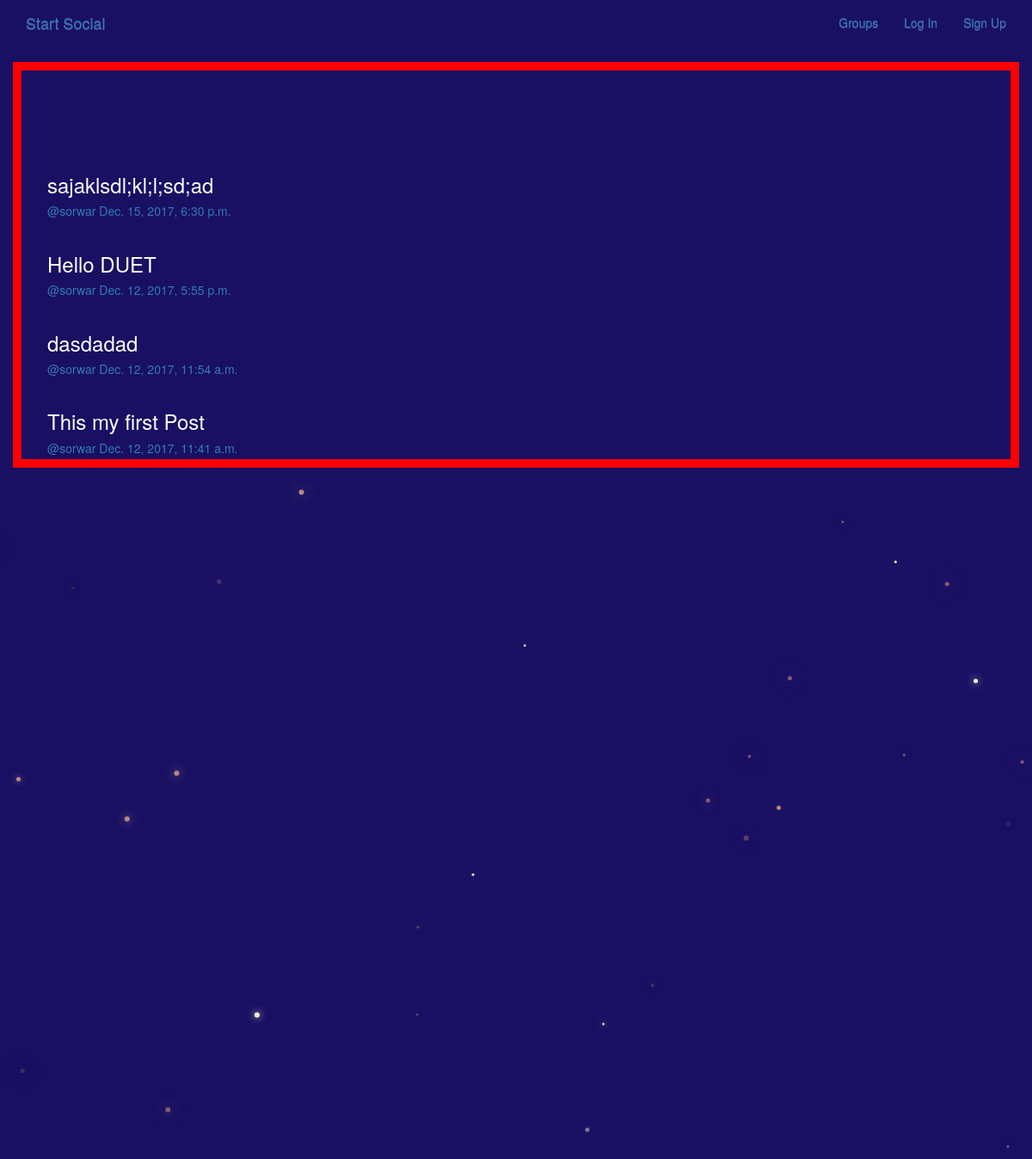
/posts/, run on the app's committed database.
### posts/models.py (models this page shows, shortened)
class Post(models.Model):
    user=models.ForeignKey(User,related_name='posts')
    created_at=models.DateTimeField(auto_now=True)
    message=models.TextField()
    message_html=models.TextField(editable=False)
    group=models.ForeignKey(Group,related_name='posts',null=True,blank=True)
    class Meta():
        ordering=['-created_at']
        unique_together=['user','message']

### posts/views.py (the view)
class PostList(SelectRelatedMixin,generic.ListView):
    model = models.Post
    select_related =('user','group')

### posts/templates/posts/post_list.html (shortened to what this page needs)
{% extends "posts/post_base.html" %}
{% load humanize %}
{% block post_content %}
<div class="col-md-8">
	{% for post in post_list %}
  {% include "posts/_post.html" %}
	{% endfor %}
</div>
{% endblock %}

### posts/templates/posts/_post.html (shortened to what this page needs)
<div class="post media">
    <h3>{{ post.message_html|safe }}</h3>
    <div class="media-body">
        <h5 class="media-heading">
            <span class="username">
            <a href="{% url 'posts:for_user' username=post.user.username %}">@{{ post.user }}</a>
            </span>
            <time class="time">
                <a href="{% url 'posts:single' username=post.user.username pk=post.pk %}">{{ post.created_at }}</a>
            </time>
        </h5>
    </div>
</div>

### static/simplesocial/css/master.css (style rules this page uses)
body { margin: 0; overflow: hidden; background-color: black; color:white; }

### static/css/master.css (style rules this page uses)
html, body { height: 100%; width: 100%; overflow: hidden; background: #191063; margin: 0; }

### data on the page
Post: message_html "sajaklsdl;kl;l;sd;ad", user "sorwar", created_at "Dec. 15, 2017, 6:30 p.m."
Post: message_html "Hello DUET", user "sorwar", created_at "Dec. 12, 2017, 5:55 p.m."
Post: message_html "dasdadad", user "sorwar", created_at "Dec. 12, 2017, 11:54 a.m."
Post: message_html "This my first Post", user "sorwar", created_at "Dec. 12, 2017, 11:41 a.m."
